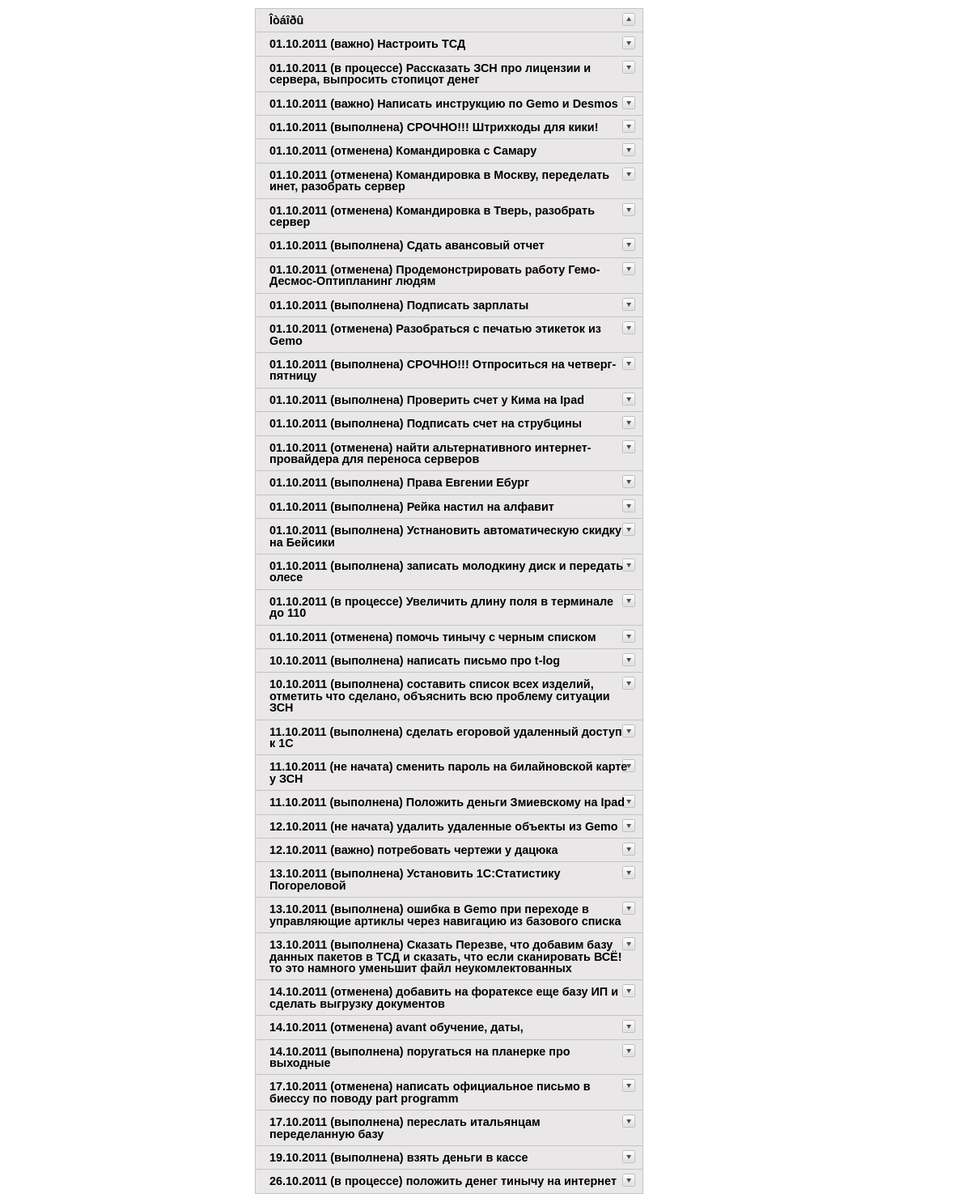
The app's page /WebTasks/index.php?user_id=1 with its own data.
### tables this page shows
CREATE TABLE IF NOT EXISTS `Tasks` (
  `id_Task` int(10) NOT NULL AUTO_INCREMENT,
  `Name` text,
  `id_worker` int(3) DEFAULT NULL,
  `id_chief` int(3) DEFAULT NULL,
  `date` datetime DEFAULT NULL,
  `status` varchar(50) DEFAULT NULL,
  PRIMARY KEY (`id_Task`)
);

### WebTasks/config.php (called while the page is built, shortened)
<?php
function status($status)
  {
	 if ($status == "âàæíî")
     {
      $text = "<font color='red'>".$status."</font>";
     }
	 elseif ($status == "â ïðîöåññå")
     {
      $text = "<font color='blue'>".$status."</font>";
     }
    else
     {
      $text = $status;
     }
   return $text;
  }
function mysql_query_or_die($query)
  {
	 $res = mysql_query($query);
	 return $res;
  }
?>

### WebTasks/index.php (the view, shortened to what this page needs)
<?php
include("config.php");
if (isset($_REQUEST['user_id'])) $user_id = $_REQUEST['user_id']; else $user_id = "5";
print "<html>
<head>
<meta http-equiv='Content-Type' content='text/html' />
<title>Accordion 1</title>
<script type='text/javascript' src='./js/jquery.min.js'></script>
<script type='text/javascript'>
$(document).ready(function(){
	$('.accordion h3:first').addClass('active');
	$('.accordion span').hide();
	$('.accordion h3').click(function(){
		$(this).next('span').slideToggle('slow')
		.siblings('span:visible').slideUp('slow');
		$(this).toggleClass('active');
		$(this).siblings('h3').removeClass('active');
	});
});
</script>
<style type='text/css'>
body {
	margin: 10px auto;
	width: 570px;
	font: 75%/120% Arial, Helvetica, sans-serif;
}
.accordion {
	width: 480px;
	border-bottom: solid 1px #c4c4c4;
}
.accordion h3 {
	background: #e9e7e7 url(img/arrow-square.gif) no-repeat right -51px;
	padding: 7px 17px;
	margin: 0;
	font: bold 120%/100% Arial, Helvetica, sans-serif;
	border: solid 1px #c4c4c4;
	border-bottom: none;
	cursor: pointer;
}
.accordion h3:hover {
	background-color: #e3e2e2;
}
.accordion h3.active {
	background-position: right 5px;
}
.accordion p {
	background: #f7f7f7;
	margin: 0;
	border-left: solid 1px #c4c4c4;
	border-right: solid 1px #c4c4c4;
}
span {
    background: #f7f7f7;
    margin: 0;
    display:none;
    border-left: solid 1px #c4c4c4;
    border-right: solid 1px #c4c4c4;
}
.accordion t1 {
	background: #e9e7e7;
}
.accordion label {
	font: bold 120%/100% Arial, Helvetica, sans-serif;
}
</style>
</head>
<body>
<div class='accordion'>
	<h3>Îòáîðû</h3>
	<span>
	<form name='test' method='post' action='input1.php'>
	<label class='label'>Ðàáîòíèêè:</label><br>
	<input type='checkbox' name='Worker' value='1'>Ðÿáèíèíà Òàòüÿíà
  <input type='checkbox' name='Worker' value='2'>Èâàíîâ Àíòîí
  <input type='checkbox' name='Worker' value='3'>Îìåëü÷óê Ñåðãåé
  <input type='checkbox' name='Worker' value='4'>Ëàõíîâ Àëåêñàíäð
  <input type='checkbox' name='Worker' value='5'>×óáóêèí Äåíèñ
	<input type='checkbox' name='Worker' value='6'>Êó÷åðåíêàî Àëåêñàíäð
  <input type='checkbox' name='Worker' value='7'>Ïàùåíêî Àëåêñàíäð	<br>
	<label class='label'>Ñòàòóñ:</label>	<br>
  <input type='checkbox' name='Status' value='1'>íå íà÷àòà
  <input type='checkbox' name='Status' value='2'>â ïðîöåññå
	<input type='checkbox' name='Status' value='3'>âàæíî
  <input type='checkbox' name='Status' value='4'>âûïîëíåíà
  <input type='checkbox' name='Status' value='5'>îòìåíåíà <br>
	<input type='submit' name='' value='Ñôîðìèðîâàòü'/>
	</form>
	</span>";
  $query = "SELECT DATE_FORMAT(Tasks.Date,'%d.%m.%Y') AS Date, Tasks.status AS Status,Tasks.Name,Workers.Name AS Worker,Tasks.id_Task,Tasks.id_Worker,Tasks.id_Chief,Chief.Name AS Chief FROM Tasks LEFT JOIN (SELECT Workers.id_Worker,Workers.Name FROM Workers) Workers ON Workers.id_Worker=Tasks.id_Worker LEFT JOIN (SELECT Workers.id_Worker,Workers.Name FROM Workers) Chief ON Chief.id_Worker=Tasks.id_Chief  WHERE Tasks.id_Worker=".$user_id." AND  Tasks.status<>'âûïîëíåíà' AND Tasks.status<>'îòìåíåíà'";
  $result = mysql_query_or_die($query);
  while ($row = mysql_fetch_assoc($result))
    {
     print "<h3>".$row["Date"]." (".status($row["Status"]).") ".$row["Name"]."</h3>";
    }
  print "
</div>
</body>
</html>";
?>

### WebTasks/index.php (style rules this page uses)
body { margin: 10px auto; width: 570px; font: 75%/120% Arial, Helvetica, sans-serif; }
.accordion { width: 480px; border-bottom: solid 1px #c4c4c4; }
.accordion h3 { background: #e9e7e7 url(img/arrow-square.gif) no-repeat right -51px; padding: 7px 17px; margin: 0; font: bold 120%/100% Arial, Helvetica, sans-serif; border: solid 1px #c4c4c4; border-bottom: none; cursor: pointer; }
.accordion h3.active { background-position: right 5px; }

### records on screen
tasks: Date "01.10.2011", status "важно", Name "Настроить ТСД"
tasks: Date "01.10.2011", status "в процессе", Name "Рассказать ЗСН про лицензии и сервера, выпросить стопицот денег"
tasks: Date "01.10.2011", status "важно", Name "Написать инструкцию по Gemo и Desmos"
tasks: Date "01.10.2011", status "выполнена", Name "СРОЧНО!!! Штрихкоды для кики!"
tasks: Date "01.10.2011", status "отменена", Name "Командировка с Самару"
tasks: Date "01.10.2011", status "отменена", Name "Командировка в Москву, переделать инет, разобрать сервер"
tasks: Date "01.10.2011", status "отменена", Name "Командировка в Тверь, разобрать сервер"
tasks: Date "01.10.2011", status "выполнена", Name "Сдать авансовый отчет"
tasks: Date "01.10.2011", status "отменена", Name "Продемонстрировать работу Гемо-Десмос-Оптипланинг людям"
tasks: Date "01.10.2011", status "выполнена", Name "Подписать зарплаты"
tasks: Date "01.10.2011", status "отменена", Name "Разобраться с печатью этикеток из Gemo"
tasks: Date "01.10.2011", status "выполнена", Name "СРОЧНО!!! Отпроситься на четверг-пятницу"
tasks: Date "01.10.2011", status "выполнена", Name "Проверить счет у Кима на Ipad"
tasks: Date "01.10.2011", status "выполнена", Name "Подписать счет на струбцины"
tasks: Date "01.10.2011", status "отменена", Name "найти альтернативного интернет-провайдера для переноса серверов"
tasks: Date "01.10.2011", status "выполнена", Name "Права Евгении Ебург"
tasks: Date "01.10.2011", status "выполнена", Name "Рейка настил на алфавит"
tasks: Date "01.10.2011", status "выполнена", Name "Устнановить автоматическую скидку на Бейсики"
tasks: Date "01.10.2011", status "выполнена", Name "записать молодкину диск и передать олесе"
tasks: Date "01.10.2011", status "в процессе", Name "Увеличить длину поля в терминале до 110"
tasks: Date "01.10.2011", status "отменена", Name "помочь тинычу с черным списком"
tasks: Date "10.10.2011", status "выполнена", Name "написать письмо про t-log"
tasks: Date "10.10.2011", status "выполнена", Name "составить список всех изделий, отметить что сделано, объяснить всю проблему ситуации ЗСН"
tasks: Date "11.10.2011", status "выполнена", Name "сделать егоровой удаленный доступ к 1С"
tasks: Date "11.10.2011", status "не начата", Name "сменить пароль на билайновской карте у ЗСН"
tasks: Date "11.10.2011", status "выполнена", Name "Положить деньги Змиевскому на Ipad"
tasks: Date "12.10.2011", status "не начата", Name "удалить удаленные объекты из Gemo"
tasks: Date "12.10.2011", status "важно", Name "потребовать чертежи у дацюка"
tasks: Date "13.10.2011", status "выполнена", Name "Установить 1С:Статистику Погореловой"
tasks: Date "13.10.2011", status "выполнена", Name "ошибка в Gemo при переходе в управляющие артиклы через навигацию из базового списка"
tasks: Date "13.10.2011", status "выполнена", Name "Сказать Перезве, что добавим базу данных пакетов в ТСД и сказать, что если сканировать ВСЁ! то это намного уменьшит файл неукомлектованных"
tasks: Date "14.10.2011", status "отменена", Name "добавить на форатексе еще базу ИП и сделать выгрузку документов"
tasks: Date "14.10.2011", status "отменена", Name "avant обучение, даты,"
tasks: Date "14.10.2011", status "выполнена", Name "поругаться на планерке про выходные"
tasks: Date "17.10.2011", status "отменена", Name "написать официальное письмо в биессу по поводу part programm"
tasks: Date "17.10.2011", status "выполнена", Name "переслать итальянцам переделанную базу"
tasks: Date "19.10.2011", status "выполнена", Name "взять деньги в кассе"
tasks: Date "26.10.2011", status "в процессе", Name "положить денег тинычу на интернет"
